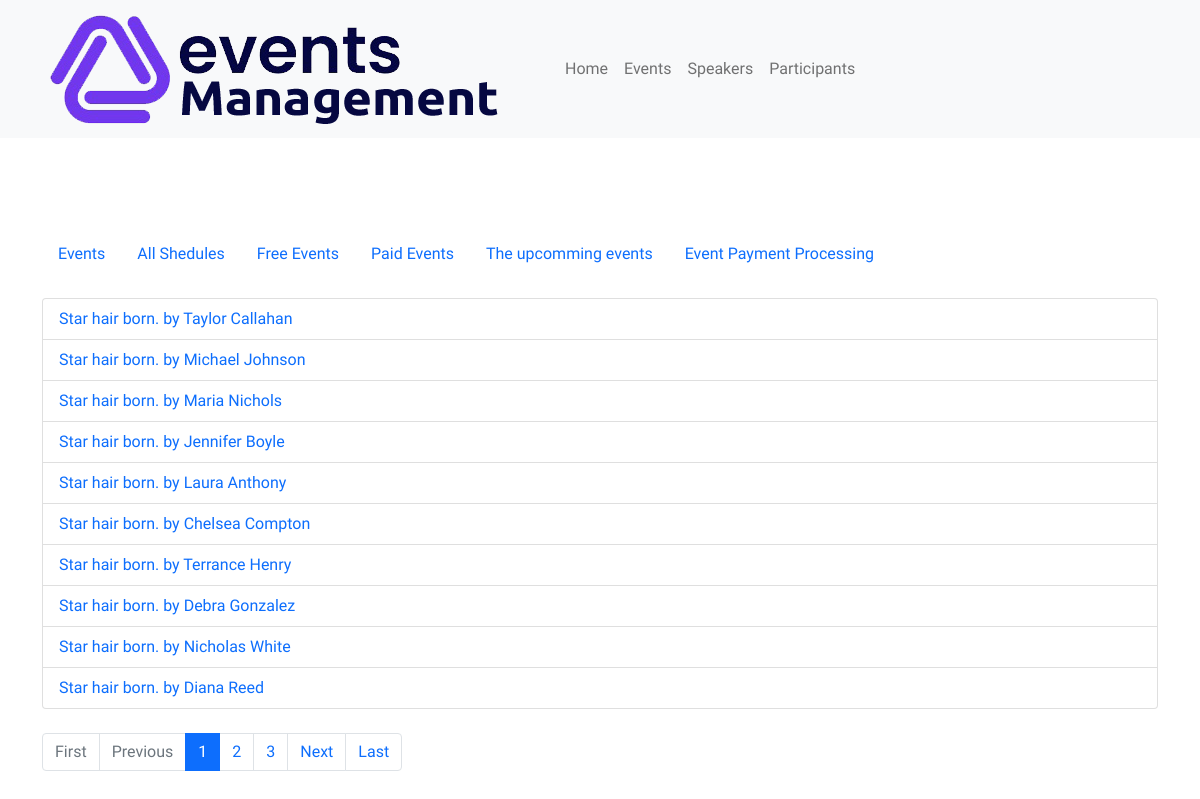
Screenshot of /event-payments/ with the database file from the repository.
### events/models.py (models this page shows, shortened)
class Payment(models.Model):
    STATUS_CHOICES = [
        ('PAID', 'Paid'),
        ('PENDING', 'Pending'),
        ('FAILED', 'Failed'),
    ]
    participant = models.ForeignKey(Participant, on_delete=models.CASCADE)
    event = models.ForeignKey(Event, on_delete=models.CASCADE)
    amount = models.DecimalField(max_digits=7, decimal_places=2)
    payment_method = models.CharField(max_length=50)
    payment_date = models.DateTimeField()
    transaction_id = models.CharField(max_length=100)
    status = models.CharField(max_length=10, choices=STATUS_CHOICES)

class Event(models.Model):
    title = models.CharField(max_length=255)
    description = models.TextField()
    start_date = models.DateTimeField()
    end_date = models.DateTimeField()
    location = models.CharField(max_length=255)
    category = models.ForeignKey(Category, on_delete=models.CASCADE)
    is_free = models.BooleanField(default=True)
    def __str__(self):
        return self.title

class Participant(models.Model):
    name = models.CharField(max_length=255)
    email = models.EmailField()
    phone_number = models.CharField(max_length=20)
    events = models.ManyToManyField(Event)
    def __str__(self):
        return self.name

### events/views.py (the view)
# urls.py: path('event-payments/', views.events_payment_processing, name='event-payments'),
def events_payment_processing(request):
    payments = Payment.objects.all()
    paginator = Paginator(payments, 10)
    page_number = request.GET.get('page')
    page_obj = paginator.get_page(page_number)
    return render(request, 'events/event-payment-processing.html', {'page_obj': page_obj})

### events/utils.py (called while the page is built)
def add_commas(number):
    return '{:,.2f}'.format(number)

### templates/events/event-payment-processing.html
{% extends "base_generic.html" %}
{% block content %}
  <h1>Events Payment Processing</h1>
  {% include 'partials/sub-header.html' %}
  <ul class="list-group">
    {% for item in page_obj %}
      <li class="list-group-item">
        <a href="{% url 'payment-detail' payment_id=item.id %}">{{ item.event }} by {{ item.participant }}</a>
      </li>
    {% empty %}
      <li class="list-group-item">No paid event payments available.</li>
    {% endfor %}
  </ul>
  <nav class="mt-4">
    <ul class="pagination">
      {% if page_obj.has_previous %}
        <li class="page-item"><a class="page-link" href="?page=1">First</a></li>
        <li class="page-item"><a class="page-link" href="?page={{ page_obj.previous_page_number }}">Previous</a></li>
      {% else %}
        <li class="page-item disabled"><a class="page-link" href="#">First</a></li>
        <li class="page-item disabled"><a class="page-link" href="#">Previous</a></li>
      {% endif %}
      {% for num in page_obj.paginator.page_range %}
        {% if num > page_obj.number|add:'-3' and num < page_obj.number|add:'3' %}
          {% if num == page_obj.number %}
            <li class="page-item active"><a class="page-link" href="?page={{ num }}">{{ num }}</a></li>
          {% else %}
            <li class="page-item"><a class="page-link" href="?page={{ num }}">{{ num }}</a></li>
          {% endif %}
        {% endif %}
      {% endfor %}
      {% if page_obj.has_next %}
        <li class="page-item"><a class="page-link" href="?page={{ page_obj.next_page_number }}">Next</a></li>
        <li class="page-item"><a class="page-link" href="?page={{ page_obj.paginator.num_pages }}">Last</a></li>
      {% else %}
        <li class="page-item disabled"><a class="page-link" href="#">Next</a></li>
        <li class="page-item disabled"><a class="page-link" href="#">Last</a></li>
      {% endif %}
    </ul>
  </nav>
{% endblock %}

### static/assets/css/custom.css (style rules this page uses)
* { box-sizing: border-box; }
ul > li { list-style: none !important; list-style-type: none !important; }
body { background-color: #fff; min-height: 100vh; font-family: "Fira Sans", sans-serif; }

### static/assets/css/cards.css (style rules this page uses)
body { font-family: "Andika New Basic", sans-serif; font-size: 16px; color: #ffffff; text-rendering: optimizeLegibility; font-weight: initial; }
a, a:hover { text-decoration: none; transition: color 0.3s ease-in-out; }

### rows the page displays
Payment: event "Star hair born.", participant "Taylor Callahan"
Payment: event "Star hair born.", participant "Michael Johnson"
Payment: event "Star hair born.", participant "Maria Nichols"
Payment: event "Star hair born.", participant "Jennifer Boyle"
Payment: event "Star hair born.", participant "Laura Anthony"
Payment: event "Star hair born.", participant "Chelsea Compton"
Payment: event "Star hair born.", participant "Terrance Henry"
Payment: event "Star hair born.", participant "Debra Gonzalez"
Payment: event "Star hair born.", participant "Nicholas White"
Payment: event "Star hair born.", participant "Diana Reed"

### other values shown
{{ num }} "1"
{{ num }} "2" "3"
